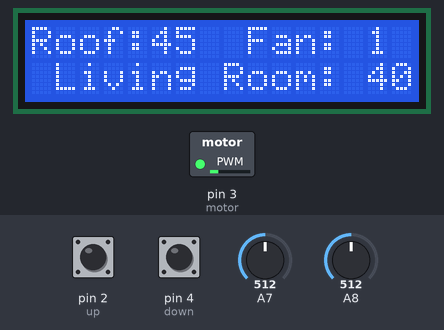
This sketch was run on a simulated Arduino Mega 2560, built with avr-gcc and run on an emulated ATmega2560. Parts: 16×2 character LCD, switched loads named in the sketch (green lamp = pin HIGH). The inputs (shaded band) are chosen by the test bench; at power-on: pin 2 (up) HIGH, pin 4 (down) HIGH, A7 = 512, A8 = 512.

Above: at 9.3 s.
9.4 s: pin 2 (up) pulled LOW for 1.75 s
At 11.9 s:
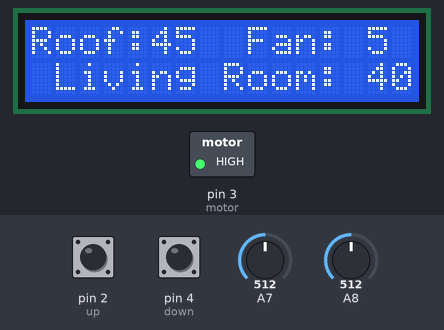
12.6 s: pin 4 (down) pulled LOW for 1.75 s
At 15.1 s:
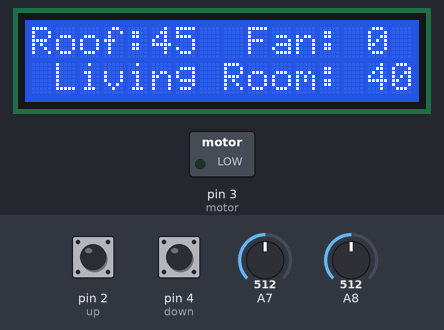
16.0 s: A7 set to 716
At 17.4 s:
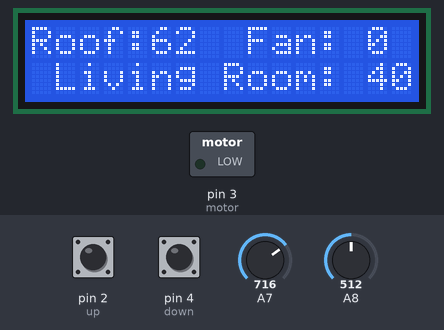
18.0 s: A8 set to 716
At 19.5 s:
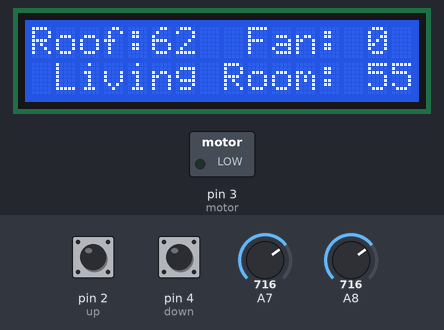
20.6 s: A7 set to 900
At 21.8 s:
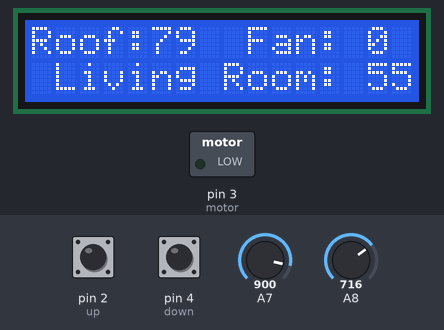
22.6 s: A8 set to 900
At 25.1 s:
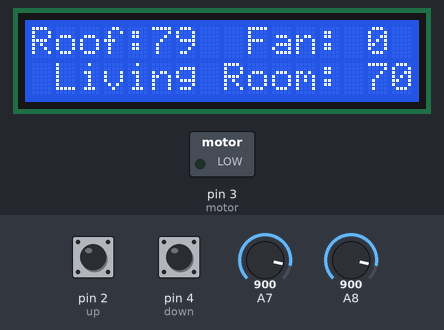
Timing chart, 0 to 26.1 s (numbered marks = the images above; inputs shaded):
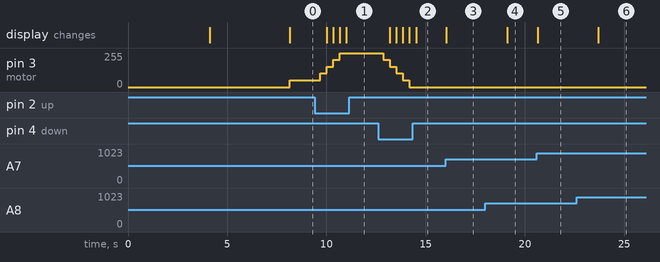

Measured:
- after the input at 9.4 s, pin 3 (motor): 51/255 → 102/255 after 0.28 s, → 153/255 0.33 s later, → 204/255 0.33 s later, → 255/255 0.33 s later; the display: first changes after 0.61 s (image 1 shows a later state)
- after the input at 12.6 s, pin 3 (motor): moves from 255/255 to 0/255 over 1.3 s, starting after 0.26 s; the display: first changes after 0.59 s (image 2 shows a later state)
- after the input at 16.0 s, the display: changes at once (image 3)
- after the input at 18.0 s, the display: changes after 1.1 s (image 4)
- after the input at 20.6 s, the display: changes at once (image 5)
- after the input at 22.6 s, the display: changes after 1.1 s (image 6)

The sketch:

JVSv3.ino
```cpp
#include <Wire.h>
#include <LiquidCrystal_I2C.h>

LiquidCrystal_I2C lcd(0x27,16,2); // setting LCD address to 0x27 (16 x 2 display)
int hangtime=500;
int rtemp =99;                   //roof temp
int htemp =00;                   //house temp
int fan =1;                      //fan speed
int motor =3;                    //motor out pin
int rs =5;                       //roof sensor is pin 5
int hs =7;                       //house sensor is pin 7
int up =2;                       //up button is pin 2
int down =4;                     //down button is pin 4

void setup(){
  lcd.init();                    // initialize the lcd
  lcd.backlight();               //and turn the backlight on (possibly not needed)
pinMode(23, INPUT);
pinMode(24,INPUT);
  pinMode(motor, OUTPUT);       //we want to CONTROL the motor
  pinMode(rs, INPUT);           //we want the roof and house sensors
  pinMode(hs, INPUT);           //to GIVE US information
  pinMode(up, INPUT);           // make pin a button input
  digitalWrite(up, HIGH);       //pull internal resistor high
  pinMode(down, INPUT);         //ditto
  digitalWrite(down, HIGH);      //ditto
  lcd.setCursor(0,0);           //set the cursor at the first digit
  lcd.print("  JAYS DVS SYS");           //write some text to the screen
  lcd.setCursor(0,1);
  lcd.print(" Loading.......");
  delay(4000);
  lcd.setCursor(0,0);           //set the cursor at the first digit
  lcd.print(" AND LUCY IS ");           //write some text to the screen
  lcd.setCursor(0,1);
  lcd.print("  AMAZING!!");
  delay(4000);
}

void loop(){
rtemp = (0.9 * analogRead(23) * 100.0) / 1024;
htemp = (0.8 * analogRead(24) * 100.0) / 1024;
hangtime=1500;
  lcd.setCursor(0,0);           //set the cursor at the first digit
  lcd.print("Roof:");           //write some text to the screen
  lcd.print(rtemp);             //display the varible known as 'rtemp'
  lcd.print("  Fan: ");
  lcd.print(fan);
  lcd.setCursor(0,1);
  lcd.print(" Living Room: ");
  lcd.print(htemp);

  if(digitalRead(up)==LOW)
  {
  hangtime=300;
  if (fan<5)
   {
    fan++;}
  }

if (digitalRead(down)==LOW){
hangtime=300;
  if (fan>0){
  fan--;}
  }
analogWrite(motor,fan*51);
delay(hangtime);
}
```
